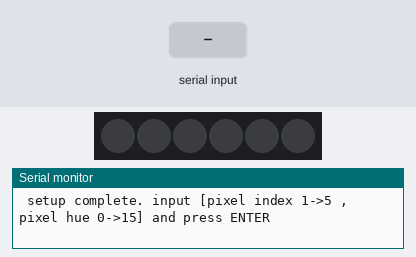
Recording of a sketch running on a simulated ESP32. Parts: 6 RGB LEDs in strip order, left to right, the last lines printed to the serial monitor. Inputs (shaded band) come from the test bench. Dim RGB values are drawn brighter than linear.

Above: at 1.3 s.
1.4 s: "5\n" received over Serial
At 3.6 s:
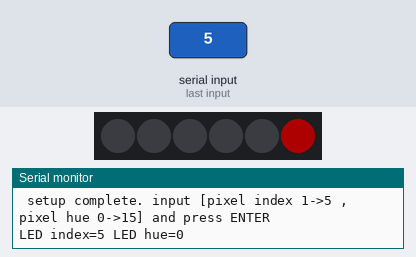
3.9 s: "1,90\n" received over Serial
At 4.9 s:
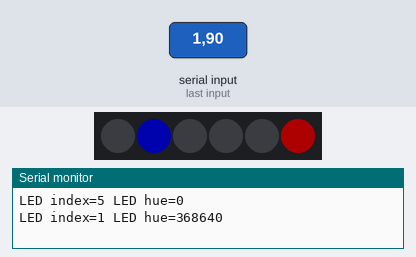
Timing chart, 0 to 6.9 s (numbered marks = the images above; inputs shaded):
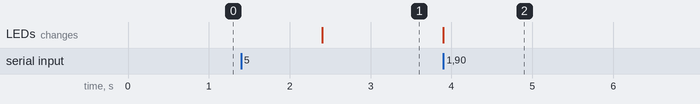

Measured:
- after the input at 1.4 s, the LEDs: change after 1.0 s (image 1)
- after the input at 3.9 s, the LEDs: change at once (image 2)

The sketch:

neopixel_interactive.ino
```cpp
#include <Adafruit_NeoPixel.h>
#define PIN        17 // On Trinket or Gemma, suggest changing this to 1
#define NUMPIXELS 6 // using over 8 pixels with ESP32 requires external power supply

Adafruit_NeoPixel pixels(NUMPIXELS, PIN, NEO_GRB + NEO_KHZ800);

#define DELAYVAL 5 // Time (in milliseconds)
uint32_t rgbcolor = 0;
int led_index = 0;
uint32_t led_hue = 0;

void setup() {
  pixels.begin(); // INITIALIZE NeoPixel strip object (REQUIRED)
  pixels.clear();    // turn all LEDs off
  pixels.setBrightness(50); // Set BRIGHTNESS to about 1/5 (max = 255)
  pixels.show();     // Initialize all pixels
  Serial.begin(9600);
  Serial.println("\n setup complete. input [pixel index 1->5 ,pixel hue 0->15] and press ENTER");
  delay(100);
}

void loop() {
  if ( Serial.available())
  {
    led_index = Serial.parseInt();
    led_hue = Serial.parseInt();
    if (led_index > 0) //there are no checks on the strings for simplicity. this causes zeros to be read randomly
    {
      Serial.print("LED index="); Serial.print(led_index);
      led_hue *= 4096; //color input will be in range 0-16 for simplicity, and rescaled to 0-65536
      Serial.print(" LED hue="); Serial.println(led_hue);
      rgbcolor = pixels.gamma32(pixels.ColorHSV(led_hue));
      pixels.setPixelColor(led_index, rgbcolor);
      pixels.show();   // Send the updated pixel colors to the hardware.
      delay(10);
    }
  }


}
```
